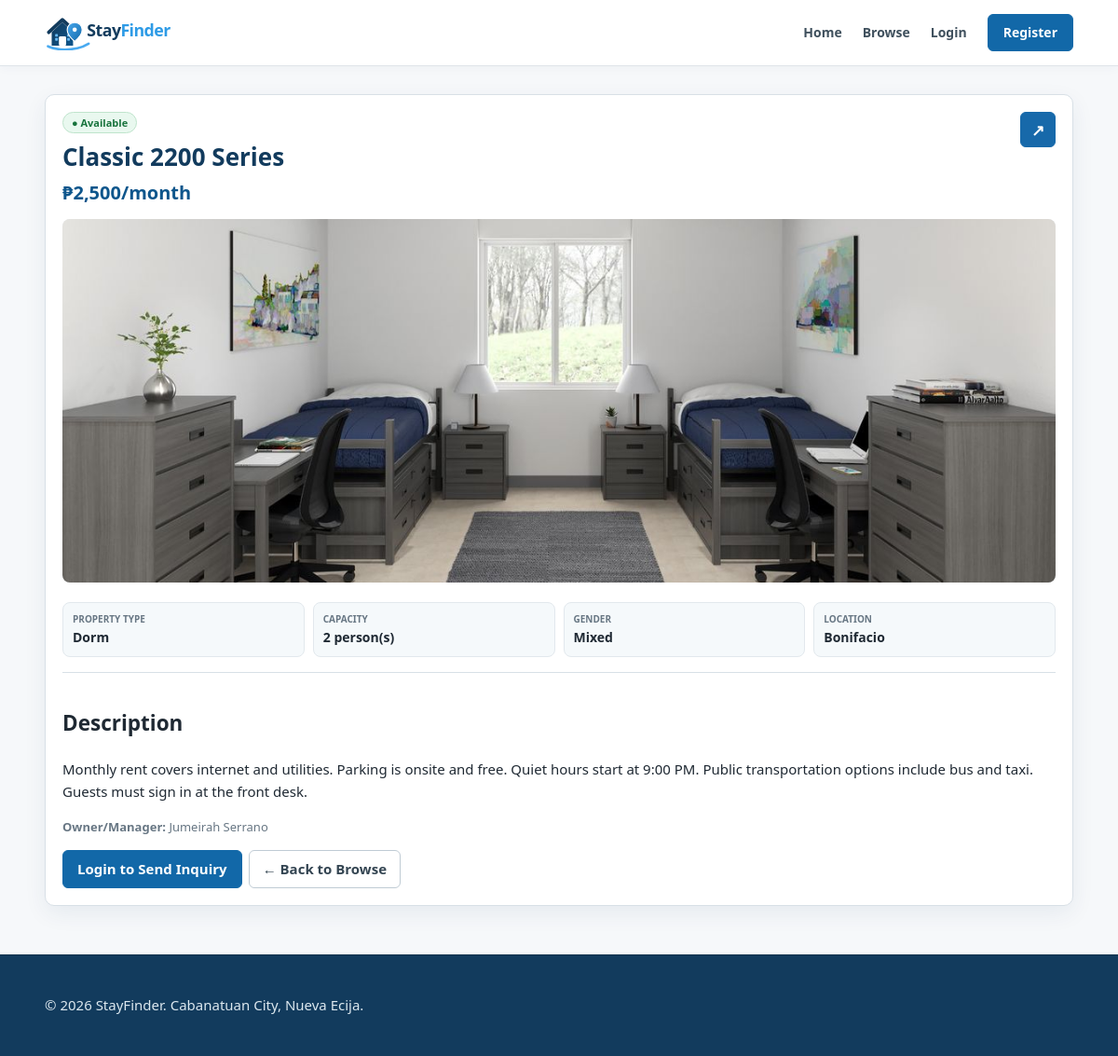
The page /property.php?id=2 on the database its author committed.
### tables this page shows
CREATE TABLE `properties` (
  `id` int(10) UNSIGNED NOT NULL,
  `owner_id` int(10) UNSIGNED NOT NULL,
  `title` varchar(150) NOT NULL,
  `property_type` enum('apartment','dorm','boarding_house') NOT NULL,
  `location` varchar(255) NOT NULL,
  `price` decimal(10,2) NOT NULL,
  `capacity` int(10) UNSIGNED NOT NULL,
  `gender_preference` enum('female_only','male_only','mixed') NOT NULL,
  `electricity_included` tinyint(1) NOT NULL DEFAULT 0,
  `wifi_available` tinyint(1) NOT NULL DEFAULT 0,
  `curfew` tinyint(1) NOT NULL DEFAULT 0,
  `transportation` varchar(255) DEFAULT NULL,
  `rules` text DEFAULT NULL,
  `description` text DEFAULT NULL,
  `status` enum('pending','approved','rejected') NOT NULL DEFAULT 'pending',
  `availability_status` enum('available','unavailable') NOT NULL DEFAULT 'available',
  `created_at` timestamp NULL DEFAULT current_timestamp(),
  `updated_at` timestamp NULL DEFAULT current_timestamp() ON UPDATE current_timestamp(),
  `listing_expires_at` datetime DEFAULT NULL,
  `last_renewed_at` datetime DEFAULT NULL,
  `renewal_count` int(10) UNSIGNED NOT NULL DEFAULT 0
);

CREATE TABLE `property_images` (
  `id` int(10) UNSIGNED NOT NULL,
  `property_id` int(10) UNSIGNED NOT NULL,
  `image_path` varchar(255) NOT NULL,
  `created_at` timestamp NULL DEFAULT current_timestamp()
);

CREATE TABLE `users` (
  `id` int(10) UNSIGNED NOT NULL,
  `full_name` varchar(100) NOT NULL,
  `email` varchar(150) NOT NULL,
  `phone` varchar(30) DEFAULT NULL,
  `password` varchar(255) NOT NULL,
  `role` enum('rent_seeker','owner','admin') NOT NULL DEFAULT 'rent_seeker',
  `status` enum('active','inactive','suspended') NOT NULL DEFAULT 'active',
  `owner_policy_accepted_at` datetime DEFAULT NULL,
  `mayor_permit_path` varchar(255) DEFAULT NULL,
  `mayor_permit_uploaded_at` datetime DEFAULT NULL,
  `created_at` timestamp NULL DEFAULT current_timestamp(),
  `updated_at` timestamp NULL DEFAULT current_timestamp() ON UPDATE current_timestamp()
);

### config/app.php (called while the page is built, shortened)
<?php
function base_url(string $path = ''): string
{
    return BASE_URL . ($path !== '' ? '/' . ltrim($path, '/') : '');
}
function property_image_url(?string $storedPath): string
{
    $path = trim((string)$storedPath);
    $path = str_replace('\\', '/', $path);
    $path = ltrim($path, '/');
    $path = preg_replace('~^(?:\./)+~', '', $path) ?? $path;
    $absolute = dirname(__DIR__) . '/' . $path;
    return base_url($path);
}

### includes/auth.php (called while the page is built, shortened)
<?php
function is_logged_in(): bool
{
    return isset($_SESSION['user_id'], $_SESSION['user'])
        && is_array($_SESSION['user']);
}

### property.php (the view, shortened to what this page needs)
<?php
require_once 'config/database.php';
require_once 'includes/auth.php';
$id = filter_input(INPUT_GET, 'id', FILTER_VALIDATE_INT);
$stmt = $pdo->prepare("
    SELECT
        p.*,
        u.full_name AS owner_name
    FROM properties p
    JOIN users u ON u.id = p.owner_id
    WHERE p.id = ?
      AND p.status = 'approved'
      AND (
          p.listing_expires_at IS NULL
          OR p.listing_expires_at > NOW()
      )
    LIMIT 1
");
$stmt->execute([$id]);
$property = $stmt->fetch();
$imgStmt = $pdo->prepare("
    SELECT image_path
    FROM property_images
    WHERE property_id = ?
    ORDER BY id
");
$imgStmt->execute([$id]);
$images = $imgStmt->fetchAll();
require_once 'includes/header.php';
$mainImage = $images[0]['image_path'] ?? '';
?>
<div class="property-detail">
    <div class="detail-header">
        <div>
            <div class="detail-status-row">
                <span
                    class="availability-pill <?= $property['availability_status'] === 'available' ? 'available' : 'unavailable' ?>"
                >
                    <?= $property['availability_status'] === 'available'
                        ? '● Available'
                        : '● Unavailable'
                    ?>
                </span>
            </div>
            <h1>
                <?= htmlspecialchars(
                    $property['title'],
                    ENT_QUOTES,
                    'UTF-8'
                ) ?>
            </h1>
            <div class="detail-price">
                ₱<?= number_format(
                    (float)$property['price'],
                    0
                ) ?>/month
            </div>
        </div>
        <div class="detail-actions">
            <button
                class="icon-button blue-action-button"
                type="button"
                title="Share"
                onclick="
                    if (navigator.share) {
                        navigator.share({
                            title: document.title,
                            url: location.href
                        });
                    } else if (navigator.clipboard) {
                        navigator.clipboard.writeText(location.href);
                    }
                "
            >
                ↗
            </button>
        </div>
    </div>
    <?php if ($mainImage): ?>
        <img
            id="mainPropertyImage"
            class="detail-hero"
            src="<?= property_image_url($mainImage) ?>"
            alt="<?= htmlspecialchars(
                $property['title'],
                ENT_QUOTES,
                'UTF-8'
            ) ?>"
        >
    <?php else: ?>
        <div class="detail-hero"></div>
    <?php endif; ?>
    <div class="detail-meta">
        <div class="meta-box">
            <strong>
                Property Type
            </strong>
            <span>
                <?= htmlspecialchars(
                    ucwords(
                        str_replace(
                            '_',
                            ' ',
                            $property['property_type']
                        )
                    ),
                    ENT_QUOTES,
                    'UTF-8'
                ) ?>
            </span>
        </div>
        <div class="meta-box">
            <strong>
                Capacity
            </strong>
            <span>
                <?= (int)$property['capacity'] ?> person(s)
            </span>
        </div>
        <div class="meta-box">
            <strong>
                Gender
            </strong>
            <span>
                <?= htmlspecialchars(
                    ucwords(
                        str_replace(
                            '_',
                            ' ',
                            $property['gender_preference']
                        )
                    ),
                    ENT_QUOTES,
                    'UTF-8'
                ) ?>
            </span>
        </div>
        <div class="meta-box">
            <strong>
                Location
            </strong>
            <span>
                <?= htmlspecialchars(
                    $property['location'],
                    ENT_QUOTES,
                    'UTF-8'
                ) ?>
            </span>
        </div>
    </div>
    <div class="description-box">
        <h2>
            Description
        </h2>
        <p>
            <?= nl2br(
                htmlspecialchars(
                    $property['description']
                        ?? 'No description provided.',
                    ENT_QUOTES,
                    'UTF-8'
                )
            ) ?>
        </p>
        <p class="small">
            <strong>
                Owner/Manager:
            </strong>
            <?= htmlspecialchars(
                $property['owner_name'],
                ENT_QUOTES,
                'UTF-8'
            ) ?>
        </p>
    </div>
    <div class="action-row">
        <?php if (
            is_logged_in() &&
            ($_SESSION['user']['role'] ?? '') === 'rent_seeker' &&
            $property['availability_status'] === 'available'
        ): ?>
            <a
                class="primary-button"
                href="inquiry.php?property_id=<?= (int)$property['id'] ?>"
            >
                Send Inquiry
            </a>
        <?php elseif (
            $property['availability_status'] === 'unavailable'
        ): ?>
            <span class="unavailable-notice">
                This listing is currently unavailable.
            </span>
        <?php elseif (!is_logged_in()): ?>
            <a
                class="primary-button"
                href="login.php"
            >
                Login to Send Inquiry
            </a>
        <?php endif; ?>
        <a
            class="secondary-button"
            href="browse.php"
        >
            ← Back to Browse
        </a>
    </div>
</div>
<?php require_once 'includes/footer.php'; ?>

### assets/css/style.css (style rules this page uses)
:root { --navy:#123b5d;--blue:#1268a8;--blue2:#0e568c;--pale:#eef6fb;--ink:#1f2933;--muted:#687784;--line:#d8e0e6;--bg:#f7f8f9;--white:#fff;--green:#25864a;--red:#b43b3b;--amber:#9a6900 }
* { box-sizing:border-box }
html { scroll-behavior:smooth }
body { margin:0;font-family:"Segoe UI",Arial,sans-serif;background:var(--bg);color:var(--ink);font-size:15px;line-height:1.45 }
a { color:var(--blue);text-decoration:none }
button,input,select,textarea { font:inherit }
button { cursor:pointer }
.nav-button,.primary-button,button { display:inline-flex;align-items:center;justify-content:center;gap:6px;border:1px solid var(--blue);border-radius:6px;background:var(--blue);color:#fff!important;padding:9px 15px;font-weight:650;transition:background .15s,border-color .15s }
.secondary-button { display:inline-flex;align-items:center;justify-content:center;padding:9px 14px;border:1px solid #bfcbd4;border-radius:6px;background:#fff;color:#344552!important;font-weight:600 }
.card,.form-card,.filter-card,.property-detail { background:#fff;border:1px solid var(--line);border-radius:8px;box-shadow:none }
.small { color:var(--muted);font-size:13px }
.card-actions,.action-row { display:flex;align-items:center;gap:7px;flex-wrap:wrap;margin-top:12px }
.property-detail { padding:18px }
.detail-header { display:flex;align-items:center;justify-content:space-between;gap:15px }
.detail-header h1 { margin:0 0 4px;font-size:26px;color:var(--navy) }
.detail-actions { display:flex;gap:6px }
.icon-button { width:36px;height:36px;border-radius:50%;border:1px solid #cbd6de;background:#fff;color:var(--blue);display:inline-flex;align-items:center;justify-content:center;font-size:17px }
.detail-price { font-size:20px;font-weight:750;color:var(--blue2);margin:4px 0 14px }
.detail-hero { width:100%;height:390px;object-fit:cover;border-radius:7px;background:#e9eef2 }
.detail-meta { display:grid;grid-template-columns:repeat(4,1fr);gap:9px;margin:16px 0 }
.meta-box { background:#f7f9fa;border:1px solid #e2e8ed;border-radius:6px;padding:10px }
.meta-box strong { display:block;font-size:10px;color:var(--muted);text-transform:uppercase }
.meta-box span { display:block;margin-top:2px;font-weight:650;font-size:14px }
.description-box { border-top:1px solid var(--line);padding-top:16px;line-height:1.65 }
:root { --navy:#123b5d; --blue:#1268a8; --blue2:#0e568c; --pale:#eef6fb; --ink:#1f2933; --muted:#687784; --line:#d8e0e6; --bg:#f6f8fa; --white:#fff; --green:#25864a; --red:#b43b3b; --amber:#9a6900; --shadow:0 8px 24px rgba(18,59,93,.07); }
body { background:var(--bg);color:var(--ink);font-family:"Segoe UI",Arial,sans-serif }
.card,.form-card,.filter-card,.property-detail { border-radius:10px;box-shadow:var(--shadow) }
.primary-button,button { border-radius:6px;background:var(--blue);box-shadow:none }
.secondary-button { border-radius:6px }
.detail-hero { border-radius:8px }
.meta-box { border-radius:8px;background:#f5f9fb }
.icon-button { border-radius:7px }
.availability-pill { display:inline-flex;align-items:center;gap:4px;padding:5px 9px;border-radius:999px;font-size:11px;font-weight:800;line-height:1;text-transform:none;white-space:nowrap }
.availability-pill.available { background:#e9f8ef;color:#18733d;border:1px solid #bfe4cc }
.detail-status-row { margin-bottom:7px }
.detail-actions { display: flex; align-items: center; justify-content: flex-end; gap: 8px; }
.detail-actions .blue-action-button, .detail-actions .icon-button { width: 38px !important; height: 38px !important; min-width: 38px !important; min-height: 38px !important; padding: 0 !important; display: flex !important; align-items: center !important; justify-content: center !important; background: #1769aa !important; color: #ffffff !important; border: 1px solid #1769aa !important; border-radius: 6px !important; font-size: 17px !important; font-weight: 700 !important; line-height: 1 !important; cursor: pointer !important; box-sizing: border-box !important; transition: all 0.2s ease !important; }
.detail-actions .blue-action-button { color: #ffffff !important; }
.detail-header { display: flex; align-items: flex-start; justify-content: space-between; gap: 20px; }

### rows shown on the page
properties: title "Classic 2200 Series", price "2,500", property_type "Dorm", capacity "2", gender_preference "Mixed", location "Bonifacio", description "Monthly rent covers internet and utilities. Parking is onsite and free. Quiet hours start at 9:00 PM. Public transportation options include bus and taxi. Guests must sign in at the front desk.", owner.full_name "Jumeirah Serrano"
property_images: image_path (picture)
